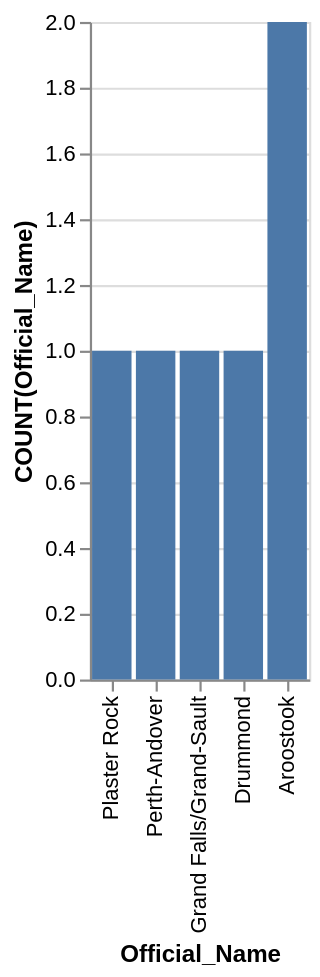

Describe this chart as a Vega-Lite specification.
### Vega-Lite specification from a JSON file in a GitHub repository (floating-point values rounded to 4 significant figures)
{"data": {"values": [{"x_data": "Plaster Rock", "y_data": 1}, {"x_data": "Perth-Andover", "y_data": 1}, {"x_data": "Grand Falls/Grand-Sault", "y_data": 1}, {"x_data": "Drummond", "y_data": 1}, {"x_data": "Aroostook", "y_data": 2}]}, "mark": "bar", "encoding": {"x": {"field": "x_data", "type": "nominal", "title": "Official_Name", "sort": "descending"}, "y": {"field": "y_data", "type": "quantitative", "title": "COUNT(Official_Name)"}}}
